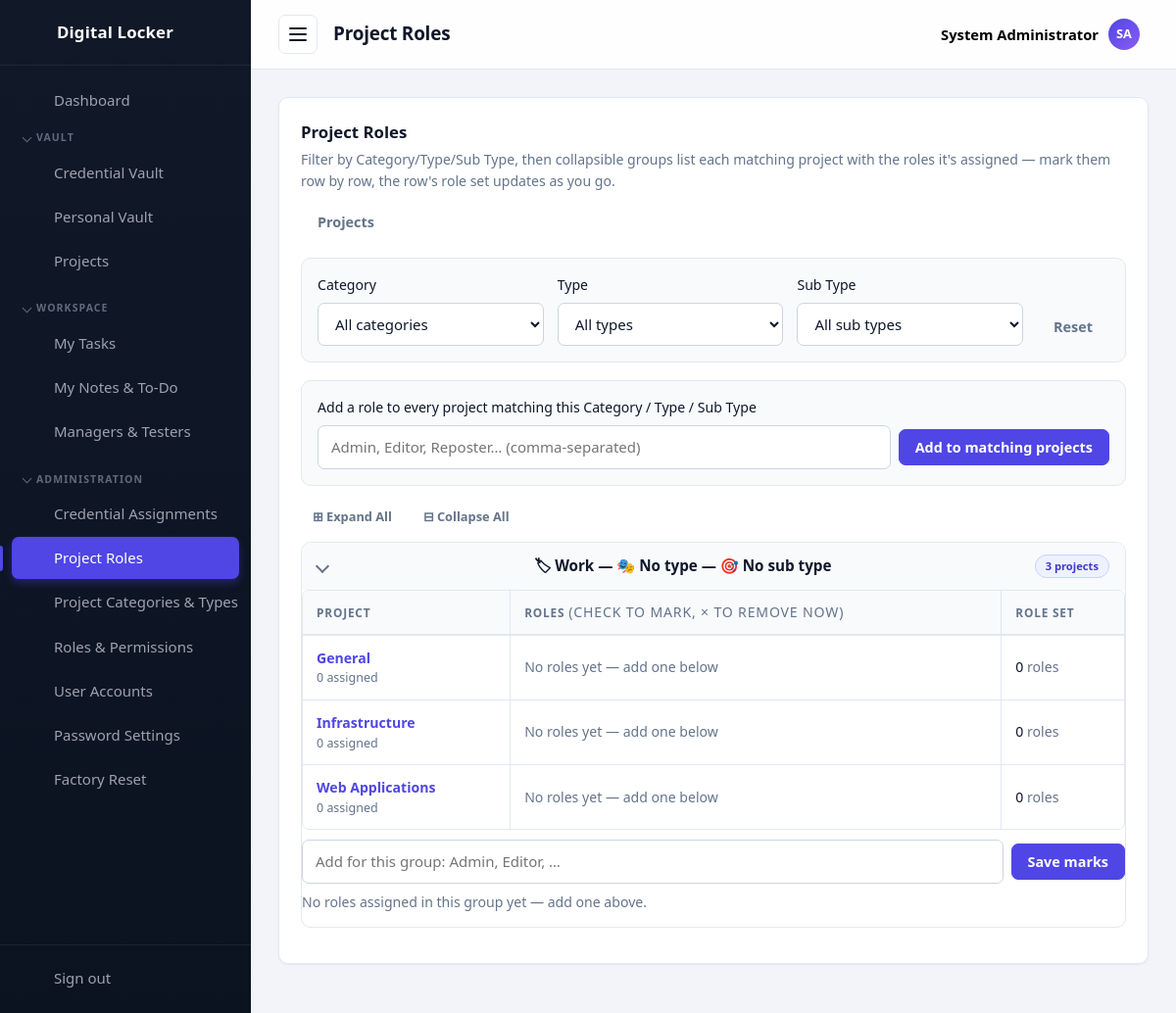
The page /projects/roles.php (signed in) on the database its author committed.
### tables this page shows
CREATE TABLE settings (
  id          INT UNSIGNED AUTO_INCREMENT PRIMARY KEY,
  setting_key VARCHAR(60) NOT NULL UNIQUE,
  setting_value TEXT NULL
);

CREATE TABLE projects (
  id          INT UNSIGNED AUTO_INCREMENT PRIMARY KEY,
  name        VARCHAR(100) NOT NULL UNIQUE,
  client      VARCHAR(80)  NOT NULL DEFAULT '',
  category    VARCHAR(60)  NOT NULL DEFAULT '',
  type        VARCHAR(60)  NOT NULL DEFAULT '',
  role        VARCHAR(80)  NOT NULL DEFAULT '',
  description VARCHAR(255) NOT NULL DEFAULT '',
  created_at  TIMESTAMP DEFAULT CURRENT_TIMESTAMP
);

### projects/roles.php (the view, shortened to what the rows shown need)
<?php
$pageTitle = 'Project Roles';
$projectsAll = myAccessibleProjects();
$rolesByProject = [];
$filterProjects = static function (array $projects, string $fCategory, string $fType, string $fSubType): array {
    if ($fCategory === '__uncategorized__') {
        $projects = array_values(array_filter($projects, static fn ($p) => (string) $p['category'] === ''));
    } elseif ($fCategory !== '') {
        $projects = array_values(array_filter($projects, static fn ($p) => (string) $p['category'] === $fCategory));
    }
    if ($fType !== '') {
        $projects = array_values(array_filter($projects, static fn ($p) => in_array($fType, $p['types'], true)));
    }
    if ($fSubType === '__no_subtype__') {
        $projects = array_values(array_filter($projects, static fn ($p) => (string) $p['role'] === ''));
    } elseif ($fSubType !== '') {
        $projects = array_values(array_filter($projects, static fn ($p) => (string) $p['role'] === $fSubType));
    }
    return $projects;
};
$filterCategory = trim($_GET['category'] ?? '');
$filterType     = trim($_GET['type'] ?? '');
$filterSubType  = trim($_GET['subtype'] ?? '');
$projects = $filterProjects($projectsAll, $filterCategory, $filterType, $filterSubType);
$groups = [];
foreach ($projects as $p) {
    $category = (string) $p['category'];
    $subType  = (string) $p['role'];
    $projectTypes = $p['types'] ?: [''];
    foreach ($projectTypes as $type) {
        $key = $category . '||' . $type . '||' . $subType;
        if (!isset($groups[$key])) {
            $groups[$key] = ['category' => $category, 'type' => $type, 'subtype' => $subType, 'projects' => [], 'roleOptions' => []];
        }
        $groups[$key]['projects'][] = [
            'id'    => (int) $p['id'],
            'name'  => $p['name'],
            'roles' => $rolesByProject[(int) $p['id']] ?? [],
        ];
    }
}
require __DIR__ . '/../includes/header.php';
?>
<div class="card">
    <div class="card__header card__header--stack">
        <div>
            <h2 class="card__title">Project Roles</h2>
        </div>
    </div>
    <?php if (!$projects): ?>
        <p class="muted">No projects match your filters.</p>
    <?php else: ?>
        <?php foreach ($groups as $group): ?>
            <details class="vault-group" open>
                <summary class="vault-group__summary">
                    <span>🏷 <?= e($group['category'] ?: 'Uncategorized') ?> — 🎭 <?= e($group['type'] ?: 'No type') ?> — 🎯 <?= e($group['subtype'] ?: 'No sub type') ?></span>
                    <span class="badge badge--role"><?= count($group['projects']) ?> project<?= count($group['projects']) === 1 ? '' : 's' ?></span>
                </summary>
                <form method="post" action="roles.php">
                    <div class="table-wrap">
                    <table class="table">
                        <thead>
                            <tr>
                                <th>Project</th>
                                <th>Roles <span class="muted" style="font-weight:400">(check to mark, × to remove now)</span></th>
                                <th>Role set</th>
                            </tr>
                        </thead>
                        <tbody>
                        <?php foreach ($group['projects'] as $gp): ?>
                            <tr>
                                <td class="matrix-td-project">
                                    <strong><a href="view.php?id=<?= (int) $gp['id'] ?>"><?= e($gp['name']) ?></a></strong>
                                    <div class="muted" style="font-size:0.78rem"><?= count($gp['roles']) ?> assigned</div>
                                </td>
                                <td>
                                    <?php if ($group['roleOptions']): ?>
                                        <div class="role-mark-row" style="display:flex;gap:2px 16px;flex-wrap:wrap;min-width:260px;max-width:660px" data-count-target="role-count-<?= (int) $gp['id'] ?>">
                                            <?php foreach ($group['roleOptions'] as $roleName): ?>
                                                <?php $isAssigned = in_array($roleName, $gp['roles'], true); ?>
                                                <label class="assignee-picker__option">
                                                    <input type="checkbox" name="roles[<?= (int) $gp['id'] ?>][]" value="<?= e($roleName) ?>" <?= $isAssigned ? 'checked' : '' ?>>
                                                    <?= e($roleName) ?>
                                                    <?php if ($isAssigned): ?>
                                                        <button type="button" class="badge-remove-btn role-remove-btn" data-pid="<?= (int) $gp['id'] ?>" data-role="<?= e($roleName) ?>" title="Remove now, without Save marks">×</button>
                                                    <?php endif; ?>
                                                </label>
                                            <?php endforeach; ?>
                                        </div>
                                    <?php else: ?>
                                        <span class="muted">No roles yet — add one below</span>
                                    <?php endif; ?>
                                </td>
                                <td class="matrix-cell">
                                    <span id="role-count-<?= (int) $gp['id'] ?>"><?= count($gp['roles']) ?></span>
                                    <span class="muted"> role<?= count($gp['roles']) === 1 ? '' : 's' ?></span>
                                </td>
                            </tr>
                        <?php endforeach; ?>
                        </tbody>
                    </table>
                    </div>
                    <div class="form-inline-row" style="margin:10px 0 0">
                        <input type="text" name="new_role" placeholder="Add for this group: Admin, Editor, …" maxlength="160" style="flex:2">
                        <button type="submit" class="btn btn--primary">Save marks</button>
                    </div>
                    <?php if (!$group['roleOptions']): ?>
                        <p class="muted" style="margin-top:8px">No roles assigned in this group yet — add one above.</p>
                    <?php endif; ?>
                </form>
            </details>
        <?php endforeach; ?>
    <?php endif; ?>
</div>
<?php require __DIR__ . '/../includes/footer.php'; ?>

### includes/header.php (shortened to what the rows shown need)
<?php
require_once __DIR__ . '/init.php';
function navIcon(string $name): string
{
    $icons = [
        'dashboard' => '<path d="M3 3h8v8H3zM13 3h8v5h-8zM13 12h8v9h-8zM3 15h8v6H3z"/>',
        'passwords' => '<circle cx="8" cy="15" r="4"/><path d="M10.8 12.2L21 2M18 5l3 3M15.5 7.5l2 2"/>',
        'personal'  => '<circle cx="12" cy="8" r="4"/><path d="M4 21c0-4.4 3.6-7 8-7s8 2.6 8 7"/>',
        'export'    => '<path d="M12 3v12M8 11l4 4 4-4M4 17v3h16v-3"/>',
        'projects'  => '<path d="M3 7a2 2 0 0 1 2-2h4l2 2h8a2 2 0 0 1 2 2v9a2 2 0 0 1-2 2H5a2 2 0 0 1-2-2z"/>',
        'tasks'     => '<path d="M9 5H7a2 2 0 0 0-2 2v12a2 2 0 0 0 2 2h10a2 2 0 0 0 2-2V7a2 2 0 0 0-2-2h-2"/><rect x="9" y="3" width="6" height="4" rx="1"/><path d="M9 12l2 2 4-4"/>',
        'notes'     => '<path d="M6 3h9l5 5v13a1 1 0 0 1-1 1H6a1 1 0 0 1-1-1V4a1 1 0 0 1 1-1z"/><path d="M15 3v5h5M8 13h8M8 17h5"/>',
        'team'      => '<circle cx="9" cy="8" r="3.5"/><path d="M2.5 20c0-3.5 3-5.5 6.5-5.5s6.5 2 6.5 5.5M16 4.5a3.5 3.5 0 0 1 0 7M17.5 14.5c2.5.6 4 2.3 4 5.5"/>',
        'categories' => '<path d="M4 4h7v7H4zM13 4h7v7h-7zM4 13h7v7H4zM13 13h7v7h-7z"/>',
        'assignments' => '<circle cx="9" cy="7" r="4"/><path d="M2.5 21c0-4 3-6.5 6.5-6.5s6.5 2.5 6.5 6.5"/><path d="M17 8l2 2 4-4"/>',
        'roles'     => '<path d="M12 3l8 3v6c0 4.5-3.2 7.6-8 9-4.8-1.4-8-4.5-8-9V6z"/><path d="M9 12l2 2 4-4"/>',
        'users'     => '<circle cx="9" cy="8" r="3.5"/><path d="M2.5 20c0-3.5 3-5.5 6.5-5.5s6.5 2 6.5 5.5M16 4.5a3.5 3.5 0 0 1 0 7M17.5 14.5c2.5.6 4 2.3 4 5.5"/>',
        'settings'  => '<path d="M4 7h10M18 7h2M4 17h2M10 17h10"/><circle cx="16" cy="7" r="2.5"/><circle cx="8" cy="17" r="2.5"/>',
        'reset'     => '<path d="M3 12a9 9 0 1 1 3 6.7"/><path d="M3 21v-5h5"/>',
        'logout'    => '<path d="M14 4H5v16h9M10 12h11M18 8l4 4-4 4"/>',
        'lock'      => '<rect x="5" y="11" width="14" height="10" rx="2"/><path d="M8 11V8a4 4 0 0 1 8 0v3M12 15v3"/>',
    ];
    return '<svg class="icon" width="24" height="24" viewBox="0 0 24 24" fill="none" stroke="currentColor" stroke-width="2" stroke-linecap="round" stroke-linejoin="round" aria-hidden="true">' . ($icons[$name] ?? '') . '</svg>';
}
?>
<!DOCTYPE html>
<html lang="en">
<head>
    <title><?= e(pageTitle($pageTitle)) ?></title>
    <link rel="stylesheet" href="<?= e(assetUrl('/assets/css/style.css')) ?>">
</head>
<body data-autolock="<?= (int) setting('auto_lock_minutes', '0') ?>" data-confirm-reveal="<?= (int) setting('require_confirm_reveal', '0') ?>" data-lock-url="<?= e(BASE_URL . '/lock.php') ?>">
<div class="layout">
    <aside class="sidebar" id="sidebar">
        <a class="sidebar__brand" href="<?= BASE_URL ?>/dashboard.php" aria-label="<?= e(appName()) ?>">
            <?= navIcon('lock') ?>
            <span class="sidebar__brand-text"><?= e(appName()) ?></span>
        </a>
    </aside>
    <div class="main">
        <header class="topbar">
            <h1 class="topbar__title"><?= e($pageTitle) ?></h1>
        </header>
        <main class="content">

### rows shown on the page
settings: setting_value "Digital Locker"
projects: name "General", count($gp['roles']) "0"
projects: name "Infrastructure", count($gp['roles']) "0"
projects: name "Web Applications", count($gp['roles']) "0"

### other values the page prints
$navGroup['label'] "VAULT"
$navItem['label'] "Credential Vault"
$navItem['label'] "Personal Vault"
$navItem['label'] "Projects"
$navGroup['label'] "WORKSPACE"
$navItem['label'] "My Tasks"
$navItem['label'] "My Notes & To-Do"
$navItem['label'] "Managers & Testers"
$navGroup['label'] "ADMINISTRATION"
$navItem['label'] "Credential Assignments"
$navItem['label'] "Project Roles"
$navItem['label'] "Project Categories & Types"
$navItem['label'] "Roles & Permissions"
$navItem['label'] "User Accounts"
$navItem['label'] "Password Settings"
